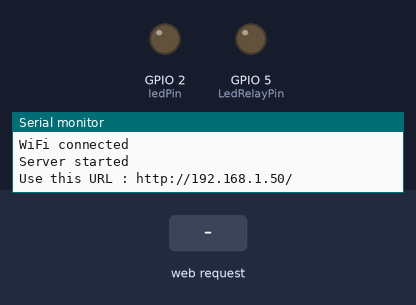
Simulated run of this sketch. Board: ESP8266 (NodeMCU). On the bench: output pins drawn as LEDs (lit = HIGH), the last lines printed to the serial monitor. Inputs (shaded band) come from the test bench. WiFi joins after 1.5 s; servers stay silent unless stated.

Above: at 3.2 s.
3.3 s: HTTP request GET /LED=OFF received
At 4.4 s:
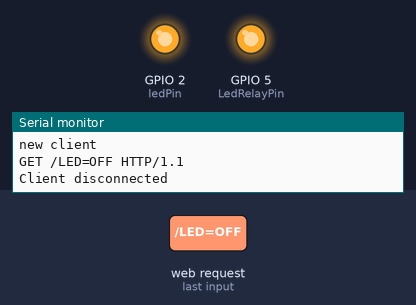
4.8 s: HTTP request GET /LED=ON received
At 5.5 s:
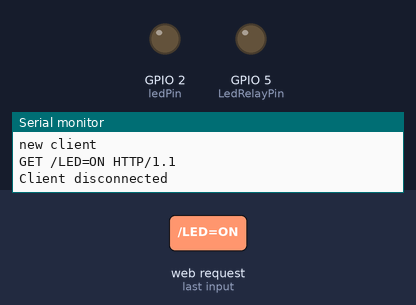
Timing chart, 0 to 7.8 s (numbered marks = the images above; inputs shaded):
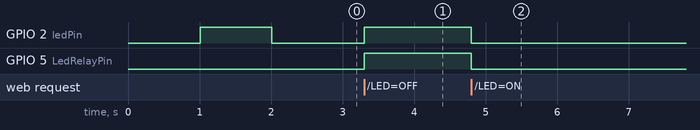

Measured:
- after the input at 3.3 s, GPIO 2 (ledPin), GPIO 5 (LedRelayPin): LOW → HIGH at once
- after the input at 4.8 s, GPIO 2 (ledPin), GPIO 5 (LedRelayPin): HIGH → LOW at once

The sketch:

soal1.ino
```cpp
#include <ESP8266WiFi.h>
const char* ssid = "Xiaomi11TPro";
const char* password =  "#123456789#";

const int ledPin = LED_BUILTIN;
const int LedRelayPin = 5;

WiFiServer server(80);

void setup() {
  Serial.begin(115200);
  delay(10);

  pinMode(ledPin, OUTPUT);
  digitalWrite(ledPin, LOW);

  pinMode(LedRelayPin, OUTPUT);
  digitalWrite(LedRelayPin, LOW);

  // Connect to WiFi network
  Serial.println();
  Serial.println();
  Serial.print("Connecting to ");
  Serial.println(ssid);
  WiFi.begin(ssid, password);
  while (WiFi.status() != WL_CONNECTED) {
    delay(1000);
    Serial.print(".");
    digitalWrite(ledPin, !digitalRead(ledPin));
  }
  Serial.println("");
  Serial.println("WiFi connected");
  // Start the server
  server.begin();
  Serial.println("Server started");
  // Print the IP address
  Serial.print("Use this URL : ");
  Serial.print("http://");
  Serial.print(WiFi.localIP());
  Serial.println("/");
}
void loop() {
  // Check if a client has connected
  WiFiClient client = server.available();
  if (!client) {
    return;
  }
  // Wait until the client sends some data
  Serial.println("new client");
  while(!client.available()){
    delay(1);
  }
  // Read the first line of the request
  String request = client.readStringUntil('\r');
  Serial.println(request);
  client.flush();
  // Match the request
  int value = LOW;

  if((request.indexOf("/LED=ON") != -1)&&(request.indexOf("/LED=OFF") != -1)){
    Serial.println("Error");
  }else{
    if (request.indexOf("/LED=ON") != -1) {
      digitalWrite(ledPin, LOW);
      digitalWrite(LedRelayPin, LOW);
      value = LOW;
    }
    if (request.indexOf("/LED=OFF") != -1){
      digitalWrite(ledPin, HIGH);
      digitalWrite(LedRelayPin, HIGH);
      value = HIGH ;
    }
    // Return the response
    client.println("HTTP/1.1 200 OK");
    client.println("Content-Type: text/html");
    client.println(""); // do not forget this one
    client.println("<!DOCTYPE HTML>");
    client.println("<html>");
    client.print("Led pin is now: ");
    if(value == HIGH) {
      client.print("Off");
    } else {
      client.print("On");
    }
    client.println("<br><br>");
    client.println("Click <a href=\"/LED=ON\">here</a> turn the LED on pin 5 ON<br>");
    client.println("Click <a href=\"/LED=OFF\">here</a> turn the LED on pin 5 OFF<br>");
    client.println("</html>");
    delay(1);
    Serial.println("Client disconnected");
    Serial.println("");
  }

}
```
